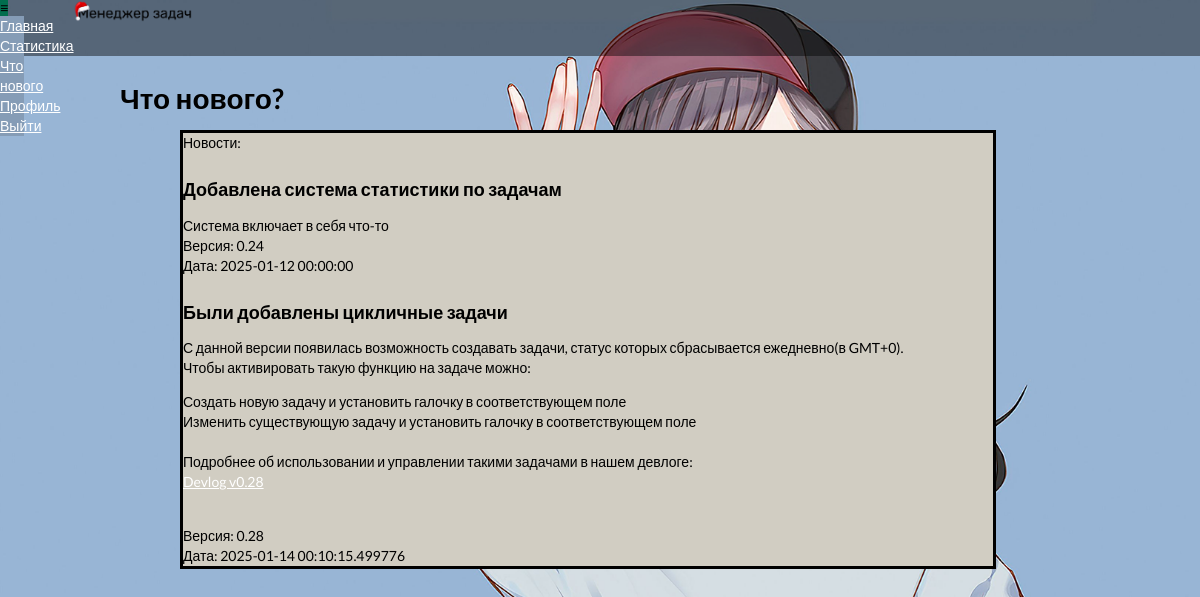
Screenshot of /release with the database file from the repository.
### todo/models.py (models this page shows)
class News(db.Model):
    id = db.Column(db.Integer, primary_key=True)
    title = db.Column(db.String(100))
    descr = db.Column(db.String(1000))
    version = db.Column(db.String(10))
    create_date = db.Column(db.String(25))
    to_send = db.Column(db.Boolean)

### todo/routes.py (the view)
@app.route('/release')
def release():
    news_list = News.query.all()
    return render_template('todo/content/about.html', news_list=news_list)

### todo/templates/todo/content/about.html (shortened to what this page needs)
{% extends 'todo/main/layout.html' %}
{% block content %}
<h1 style="margin-left: 10%;">Что нового?</h1>
<div class name="News">
<div class name="news_body" style="margin-left: 15%;">
    <div class="form2" style="{% if request.cookies.get('font')=='black' %}background-color:{{ request.cookies.get('font') }};color:white; border:solid white;{% else %} background-color: rgb(209,205,194); border:solid black;{% endif %} width: 80%;">
        {% block posts %}
        Новости: <br>
        {% for post in news_list %}
        <h3>{{post.title}}</h3>{{post.descr | safe}}<br>Версия: {{post.version}}<br>Дата: {{post.create_date}}<br>{{post.is_send}}
        {% endfor %}
        {% endblock %}
    </div>
</div>
</div>
{% endblock content %}

### todo/static/css/style.css (style rules this page uses)
body { transition: background-color 0.3s ease; margin: 0; }
a:link { color: white; text-decoration: underline; cursor: pointer; }
p { transition: 0.5s; }
@media screen and (min-width: 320px) { html, body { margin: 0; overflow-x: hidden; } }

### rows the page displays
News: title "Добавлена система статистики по задачам", descr "Система включает в себя что-то", version "0.24", create_date "2025-01-12 00:00:00"
News: title "Были добавлены цикличные задачи", descr "С данной версии появилась возможность создавать задачи, статус которых сбрасывается ежедневно(в GMT+0). Чтобы активировать такую функцию на задаче можно: Создать новую задачу и установить галочку в соответствующем поле Изменить существующую задачу и установить галочку в соответствующем поле Подробнее об использовании и управлении такими задачами в нашем девлоге: Devlog v0.28", version "0.28", create_date "2025-01-14 00:10:15.499776"
